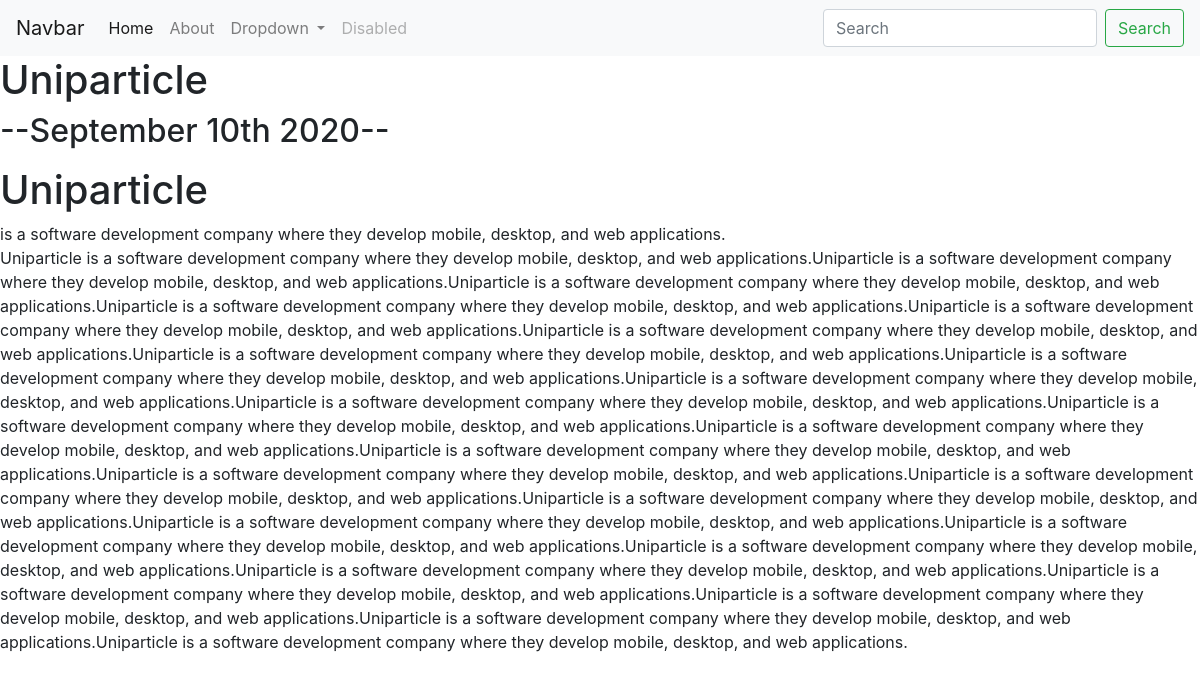
Page /blog/1/ on the committed database.
### blog/models.py (models this page shows, shortened)
class Blog(models.Model):
    title =models.CharField(max_length=200)
    description =models.TextField()
    date = models.DateField()

### blog/views.py (the view)
# urls.py: path('<int:blog_id>/', views.detail,name='detail'),
def detail(request,blog_id):
    blog=get_object_or_404(Blog,pk=blog_id)
    return render(request,'blog/detail.html',{'blog':blog})

### blog/templates/blog/detail.html
{% extends 'portfolio/base.html' %}
{% block content %}
<h1>{{ blog.title }}</h1>
<h2>--{{ blog.date|date:'F jS Y' }}--</h2>
<p>{{ blog.description|safe}}</p>
{% endblock %}

### rows in the picture
Blog: title "Uniparticle", date "September 10th 2020", description "Uniparticle is a software development company where they develop mobile, desktop, and web applications. Uniparticle is a software development company where they develop mobile, desktop, and web applications.Uniparticle is a software development company where they develop mobile, desktop, and web applications.Uniparticle is a software development company where they develop mobile, desktop, and web applications.Uniparticle is a software development company where they develop mobile, desktop, and web applications.Uniparticle is a software development company where they develop mobile, desktop, and web applications.Uniparticle is a software development company where they develop mobile,…"
